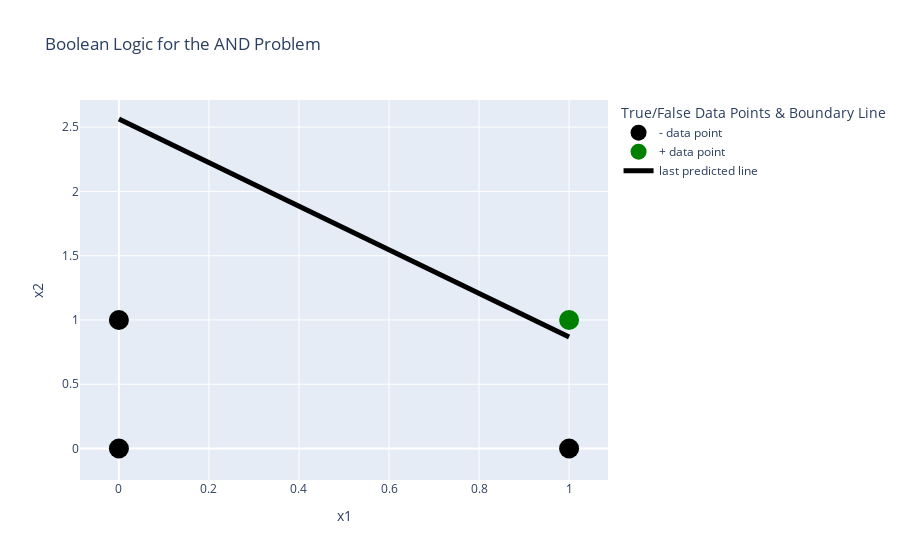

Source (notebook cell):
### Code cell
# draw the last boundary line using the new weights from above
x_pred = (-1 * (1 * -1.1094743 + x1 * 0.73406263))/ 0.43282016
fig = go.Figure()
# fig.add_trace(go.Scatter(x=x1, y=x2, fill='tozeroy', line_color = 'red', mode='lines'))
fig.add_trace(go.Scatter(x = x1[:3], y =x2[:3], mode ='markers',
                    marker = dict(color ='black', size = 20), name = '- data point'))
fig.add_trace(go.Scatter(x = x1[3:], y =x2[3:], mode ='markers',
                    marker = dict(color ='green', size = 20), name = '+ data point'))
fig.add_trace(go.Scatter(x=x1, y=x_pred, line_color = 'black', mode='lines',
                             line = dict(width = 5),   name = 'last predicted line'))
fig.update_layout(xaxis_title = "x1", yaxis_title = "x2", title="Boolean Logic for the AND Problem",
                legend_title = "True/False Data Points & Boundary Line")

fig.show()

### Figure 1 — Plotly figure (JSON) as saved in the notebook; plotly's stock layout.template omitted (floating-point values rounded to 4 significant figures)
{"data": [{"marker": {"color": "black", "size": 20}, "mode": "markers", "name": "- data point", "type": "scatter", "x": [0, 0, 1], "y": [0, 1, 0]}, {"marker": {"color": "green", "size": 20}, "mode": "markers", "name": "+ data point", "type": "scatter", "x": [1], "y": [1]}, {"line": {"color": "black", "width": 5}, "mode": "lines", "name": "last predicted line", "type": "scatter", "x": [0, 0, 1, 1], "y": [2.563, 2.563, 0.8674, 0.8674]}], "layout": {"legend": {"title": {"text": "True/False Data Points & Boundary Line"}}, "title": {"text": "Boolean Logic for the AND Problem"}, "xaxis": {"title": {"text": "x1"}}, "yaxis": {"title": {"text": "x2"}}}}
